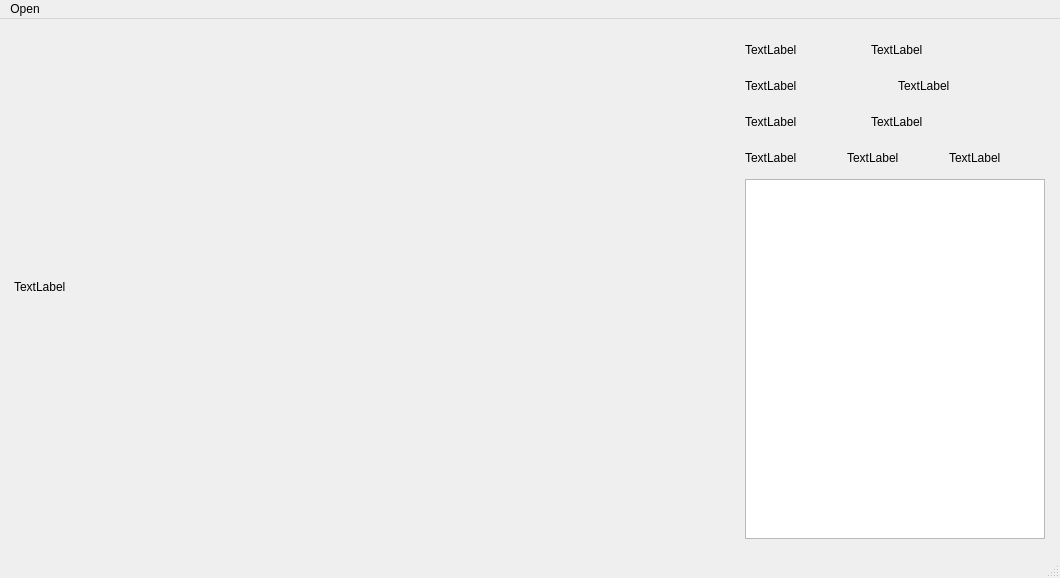
<?xml version="1.0" encoding="UTF-8"?>
<ui version="4.0">
 <class>MainWindow</class>
 <widget class="QMainWindow" name="MainWindow">
  <property name="geometry">
   <rect>
    <x>0</x>
    <y>0</y>
    <width>1060</width>
    <height>578</height>
   </rect>
  </property>
  <property name="windowTitle">
   <string>MainWindow</string>
  </property>
  <widget class="QWidget" name="centralwidget">
   <layout class="QVBoxLayout" name="verticalLayout_2">
    <item>
     <layout class="QHBoxLayout" name="horizontalLayout">
      <item>
       <widget class="QLabel" name="label">
        <property name="minimumSize">
         <size>
          <width>720</width>
          <height>480</height>
         </size>
        </property>
        <property name="maximumSize">
         <size>
          <width>720</width>
          <height>480</height>
         </size>
        </property>
        <property name="text">
         <string>TextLabel</string>
        </property>
       </widget>
      </item>
      <item>
       <layout class="QVBoxLayout" name="verticalLayout">
        <item>
         <layout class="QHBoxLayout" name="horizontalLayout_5">
          <item>
           <widget class="QLabel" name="label_2">
            <property name="maximumSize">
             <size>
              <width>120</width>
              <height>30</height>
             </size>
            </property>
            <property name="text">
             <string>TextLabel</string>
            </property>
           </widget>
          </item>
          <item>
           <widget class="QLabel" name="label_10">
            <property name="maximumSize">
             <size>
              <width>180</width>
              <height>30</height>
             </size>
            </property>
            <property name="text">
             <string>TextLabel</string>
            </property>
           </widget>
          </item>
         </layout>
        </item>
        <item>
         <layout class="QHBoxLayout" name="horizontalLayout_2">
          <item>
           <widget class="QLabel" name="label_3">
            <property name="maximumSize">
             <size>
              <width>150</width>
              <height>30</height>
             </size>
            </property>
            <property name="text">
             <string>TextLabel</string>
            </property>
           </widget>
          </item>
          <item>
           <widget class="QLabel" name="label_4">
            <property name="maximumSize">
             <size>
              <width>150</width>
              <height>30</height>
             </size>
            </property>
            <property name="text">
             <string>TextLabel</string>
            </property>
           </widget>
          </item>
         </layout>
        </item>
        <item>
         <layout class="QHBoxLayout" name="horizontalLayout_4">
          <item>
           <widget class="QLabel" name="label_5">
            <property name="maximumSize">
             <size>
              <width>120</width>
              <height>30</height>
             </size>
            </property>
            <property name="text">
             <string>TextLabel</string>
            </property>
           </widget>
          </item>
          <item>
           <widget class="QLabel" name="label_9">
            <property name="maximumSize">
             <size>
              <width>180</width>
              <height>30</height>
             </size>
            </property>
            <property name="text">
             <string>TextLabel</string>
            </property>
           </widget>
          </item>
         </layout>
        </item>
        <item>
         <layout class="QHBoxLayout" name="horizontalLayout_3">
          <item>
           <widget class="QLabel" name="label_6">
            <property name="maximumSize">
             <size>
              <width>100</width>
              <height>30</height>
             </size>
            </property>
            <property name="text">
             <string>TextLabel</string>
            </property>
           </widget>
          </item>
          <item>
           <widget class="QLabel" name="label_7">
            <property name="maximumSize">
             <size>
              <width>100</width>
              <height>30</height>
             </size>
            </property>
            <property name="text">
             <string>TextLabel</string>
            </property>
           </widget>
          </item>
          <item>
           <widget class="QLabel" name="label_8">
            <property name="maximumSize">
             <size>
              <width>100</width>
              <height>30</height>
             </size>
            </property>
            <property name="text">
             <string>TextLabel</string>
            </property>
           </widget>
          </item>
         </layout>
        </item>
        <item>
         <widget class="QTextBrowser" name="textBrowser">
          <property name="maximumSize">
           <size>
            <width>300</width>
            <height>360</height>
           </size>
          </property>
         </widget>
        </item>
       </layout>
      </item>
     </layout>
    </item>
   </layout>
  </widget>
  <widget class="QMenuBar" name="menubar">
   <property name="geometry">
    <rect>
     <x>0</x>
     <y>0</y>
     <width>1060</width>
     <height>26</height>
    </rect>
   </property>
   <widget class="QMenu" name="menu">
    <property name="title">
     <string>Open</string>
    </property>
    <addaction name="actionOpen_camera"/>
   </widget>
   <addaction name="menu"/>
  </widget>
  <widget class="QStatusBar" name="statusbar"/>
  <action name="actionOpen_camera">
   <property name="text">
    <string>Open camera</string>
   </property>
  </action>
 </widget>
 <resources/>
 <connections/>
</ui>
